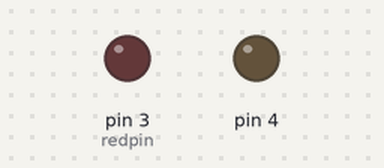
Bench run of a sketch on a simulated Arduino Uno, built with avr-gcc and run on an emulated ATmega328P. On the bench: output pins drawn as LEDs (lit = HIGH).

Above: at 1.6 s.
At 4.85 s:
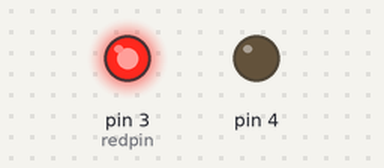
Timing chart, 0 to 5.2 s (numbered marks = the images above):
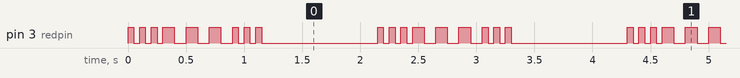

Measured:
- by itself, pin 3 (redpin): repeats every 2.2 s: 2 × (LOW 0.05 s, HIGH 0.05 s), LOW 0.05 s, 3 × (HIGH 0.10 s, LOW 0.10 s), 2 × (HIGH 0.05 s, LOW 0.05 s), HIGH 0.05 s, LOW 1.0 s, HIGH 0.05 s

The sketch:

sketch_sep2a.ino
```cpp
int redpin=3;
int n=50;
int m=100;

void setup() {
pinMode(redpin,OUTPUT);
pinMode(4,OUTPUT);
}

void loop() {
digitalWrite(redpin,HIGH);
delay(n);
digitalWrite(redpin,LOW);
delay(n);

digitalWrite(redpin,HIGH);
delay(n);
digitalWrite(redpin,LOW);
delay(n);

digitalWrite(redpin,HIGH);
delay(n);
digitalWrite(redpin,LOW);
delay(n);

digitalWrite(redpin,HIGH);
delay(m);
digitalWrite(redpin,LOW);
delay(m);

digitalWrite(redpin,HIGH);
delay(m);
digitalWrite(redpin,LOW);
delay(m);

digitalWrite(redpin,HIGH);
delay(m);
digitalWrite(redpin,LOW);
delay(m);

digitalWrite(redpin,HIGH);
delay(n);
digitalWrite(redpin,LOW);
delay(n);

digitalWrite(redpin,HIGH);
delay(n);
digitalWrite(redpin,LOW);
delay(n);

digitalWrite(redpin,HIGH);
delay(n);
digitalWrite(redpin,LOW);
delay(1000);

}
```
